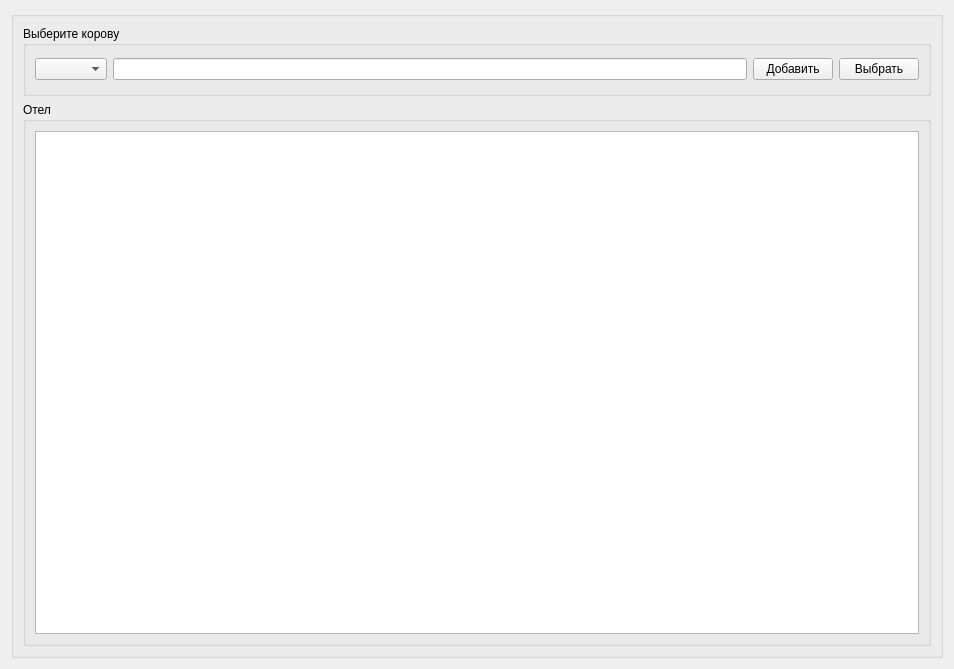
<?xml version="1.0" encoding="UTF-8"?>
<ui version="4.0">
 <class>table_form_1_2_otel</class>
 <widget class="QWidget" name="table_form_1_2_otel">
  <property name="geometry">
   <rect>
    <x>0</x>
    <y>0</y>
    <width>954</width>
    <height>669</height>
   </rect>
  </property>
  <property name="windowTitle">
   <string>Form</string>
  </property>
  <layout class="QHBoxLayout" name="horizontalLayout_2">
   <item>
    <widget class="QGroupBox" name="groupBox_2">
     <property name="title">
      <string/>
     </property>
     <layout class="QGridLayout" name="gridLayout">
      <item row="0" column="0">
       <widget class="QGroupBox" name="groupBox">
        <property name="minimumSize">
         <size>
          <width>0</width>
          <height>70</height>
         </size>
        </property>
        <property name="title">
         <string>Выберите корову</string>
        </property>
        <layout class="QHBoxLayout" name="horizontalLayout_4">
         <item>
          <layout class="QHBoxLayout" name="horizontalLayout_3">
           <item>
            <widget class="QComboBox" name="comboBox"/>
           </item>
           <item>
            <widget class="QLineEdit" name="lineEdit"/>
           </item>
           <item>
            <widget class="QPushButton" name="pushButton_add_cow">
             <property name="text">
              <string>Добавить</string>
             </property>
            </widget>
           </item>
           <item>
            <widget class="QPushButton" name="pushButton_select_cow">
             <property name="text">
              <string>Выбрать</string>
             </property>
            </widget>
           </item>
          </layout>
         </item>
        </layout>
       </widget>
      </item>
      <item row="1" column="0">
       <widget class="QGroupBox" name="groupBox_3">
        <property name="title">
         <string>Отел</string>
        </property>
        <layout class="QHBoxLayout" name="horizontalLayout">
         <item>
          <widget class="QTableWidget" name="tableWidget"/>
         </item>
        </layout>
       </widget>
      </item>
     </layout>
    </widget>
   </item>
  </layout>
 </widget>
 <resources/>
 <connections/>
</ui>
